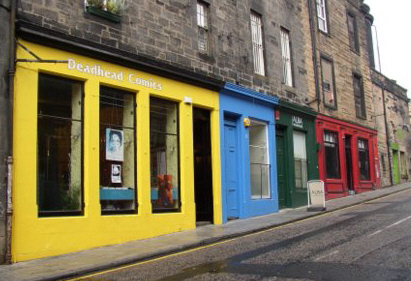
#> input picture TestImages/shops.jpg, 411 x 281 px
$ python script15.py   (older library calls are emulated)
#> lines starting #> are read from the running program, lines starting #| are printed output that depends on the picture; after the words box and inside, x2 and y2 are one past the last pixel; in counts of white or black regions, pixels touching at a corner belong together
#sobol edge detection
import cv2

img = cv2.imread("../TestImages/shops.jpg")
#> img is the input picture: shape (281, 411, 3); mean B, G, R 88.5, 115.2, 124
gray = cv2.cvtColor(img, cv2.COLOR_BGR2GRAY)
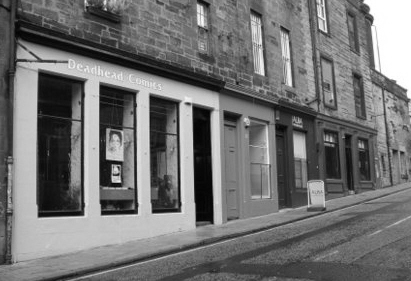
#> gray: shape (281, 411); min 2, max 255, mean 114.8

# Compute gradient in horizontal direction (detects vertical edges)

sobelValsHorz = cv2.Sobel(gray, cv2.CV_32F, 1, 0)
horzImg = cv2.convertScaleAbs(sobelValsHorz)
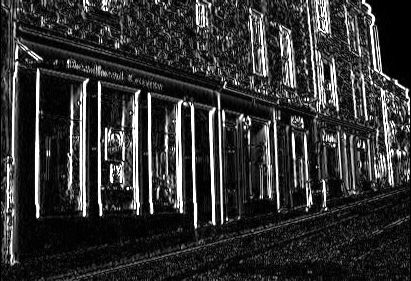
#> horzImg: shape (281, 411); min 0, max 255, mean 50.7
cv2.imshow("horizontal gradient", horzImg)

# Compute gradient in vertical direction (Detects horizontal edges)

sobelValsVerts = cv2.Sobel(gray, cv2.CV_32F, 0, 1)
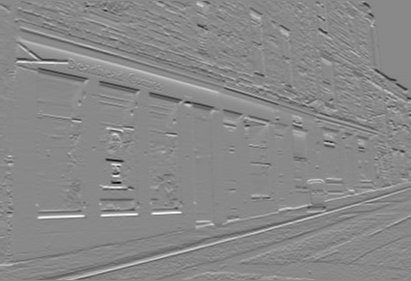
#> sobelValsVerts: shape (281, 411) float32; min -882, max 756, mean -1.2; drawn with min black and max white
vertImg = cv2.convertScaleAbs(sobelValsVerts)
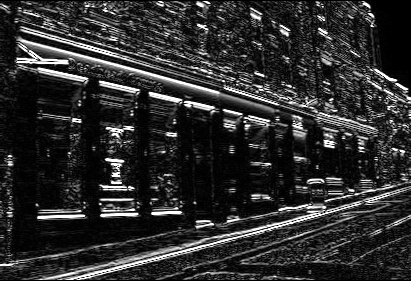
#> vertImg: shape (281, 411); min 0, max 255, mean 45.6
cv2.imshow("vertical gradient", vertImg)

# Combine the two gradients

sobelComb = cv2.addWeighted(sobelValsHorz, 0.5, sobelValsVerts, 0.5, 0)
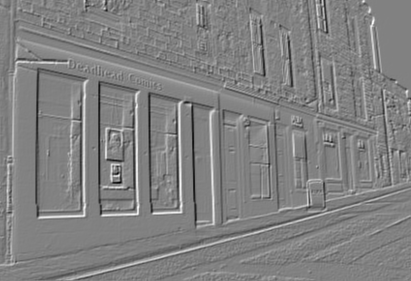
#> sobelComb: shape (281, 411) float32; min -455, max 440, mean 0.2; drawn with min black and max white

# Convert back to uint8

sobelImg = cv2.convertScaleAbs(sobelComb)
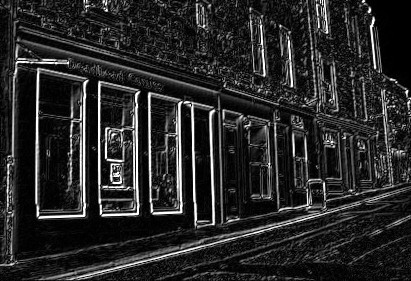
#> sobelImg: shape (281, 411); min 0, max 255, mean 40.2
cv2.imshow("Sobel", sobelValsHorz)
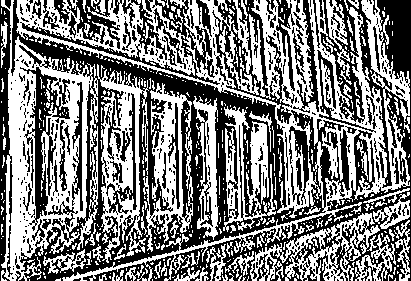
#> window 'Sobel': shape (281, 411); 49.6% white; 516 white regions (431 under 20 px), largest, box (x1, y1, x2, y2) and area: (16, 0, 410, 281) 22009, (1, 0, 98, 281) 11251, (97, 64, 149, 263) 4301

cv2.waitKey(0)
cv2.destroyAllWindows()

$ run again, with TestImages/Blowhole013.jpg copied over TestImages/shops.jpg
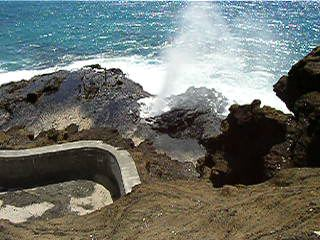
#> input picture TestImages/Blowhole013.jpg, 320 x 240 px
#> img is the input picture: shape (240, 320, 3); mean B, G, R 107.7, 113.1, 108.1
#> `sobelImg = cv2.convertScaleAbs(sobelComb)`:
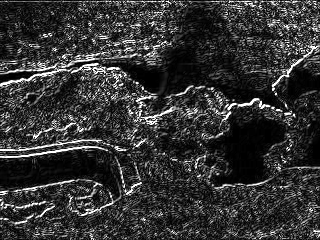
#> sobelImg: shape (240, 320); min 0, max 255, mean 51.8
#> `cv2.imshow("Sobel", sobelValsHorz)`:
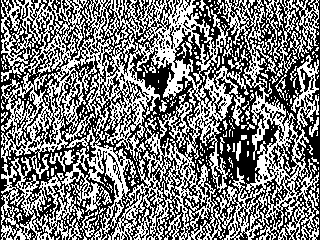
#> window 'Sobel': shape (240, 320); 47.9% white in thin lines or dots
